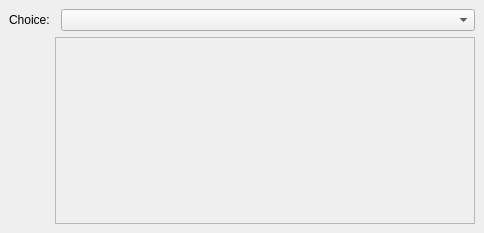
<ui version="4.0" >
 <author></author>
 <comment></comment>
 <exportmacro></exportmacro>
 <class>Form</class>
 <widget class="QWidget" name="Form" >
  <property name="geometry" >
   <rect>
    <x>0</x>
    <y>0</y>
    <width>484</width>
    <height>233</height>
   </rect>
  </property>
  <property name="windowTitle" >
   <string>Form</string>
  </property>
  <layout class="QGridLayout" >
   <property name="margin" >
    <number>9</number>
   </property>
   <property name="spacing" >
    <number>6</number>
   </property>
   <item row="0" column="0" colspan="2" >
    <widget class="QLabel" name="mChoiceLabel" >
     <property name="sizePolicy" >
      <sizepolicy>
       <hsizetype>5</hsizetype>
       <vsizetype>5</vsizetype>
       <horstretch>0</horstretch>
       <verstretch>0</verstretch>
      </sizepolicy>
     </property>
     <property name="text" >
      <string>Choice:</string>
     </property>
    </widget>
   </item>
   <item row="1" column="1" colspan="2" >
    <widget class="QFrame" name="mFrame" >
     <property name="frameShape" >
      <enum>QFrame::StyledPanel</enum>
     </property>
     <property name="frameShadow" >
      <enum>QFrame::Raised</enum>
     </property>
    </widget>
   </item>
   <item row="1" column="0" >
    <spacer>
     <property name="orientation" >
      <enum>Qt::Horizontal</enum>
     </property>
     <property name="sizeType" >
      <enum>QSizePolicy::Fixed</enum>
     </property>
     <property name="sizeHint" >
      <size>
       <width>40</width>
       <height>20</height>
      </size>
     </property>
    </spacer>
   </item>
   <item row="0" column="2" >
    <widget class="QComboBox" name="mChoice" >
     <property name="sizePolicy" >
      <sizepolicy>
       <hsizetype>3</hsizetype>
       <vsizetype>0</vsizetype>
       <horstretch>0</horstretch>
       <verstretch>0</verstretch>
      </sizepolicy>
     </property>
    </widget>
   </item>
  </layout>
 </widget>
 <pixmapfunction></pixmapfunction>
 <resources/>
 <connections/>
</ui>
